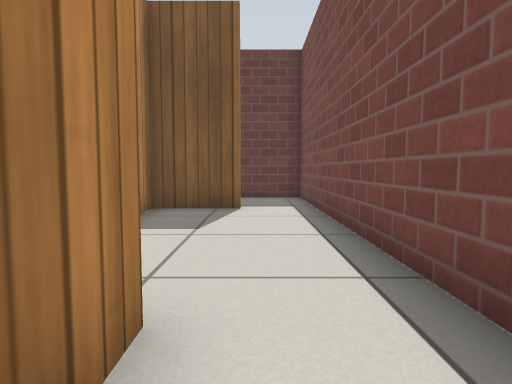
[1] (above)

15 first-person views from a walk through a world built for the Gazebo simulator. The camera is 0.5 m above the floor, tilts 4° down and sees 75° across. The floor is counted in squares, 0.5 m on a side. Each view is taken from the middle of a square. On the plan, view 1 faces up. The plan holds only what a view shows up to about 12 squares ahead; the rest is blank. Simple patterns stand in for the simulator's built-in surfaces.

[2]
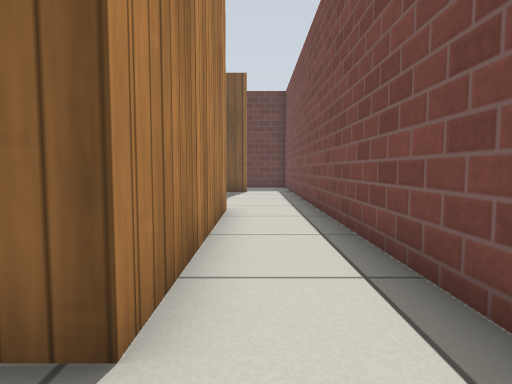

[3]
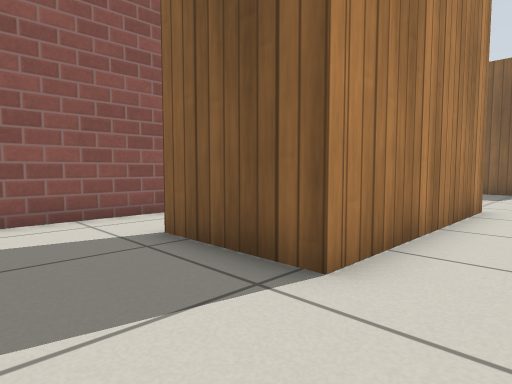

[4]
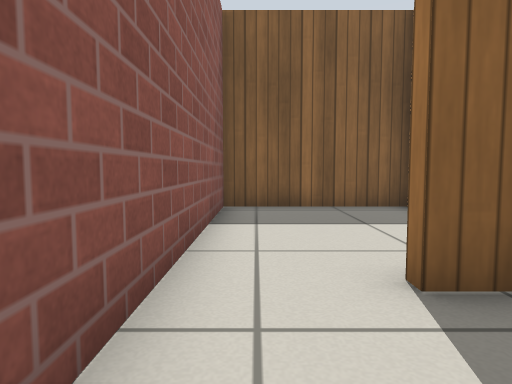

[5]
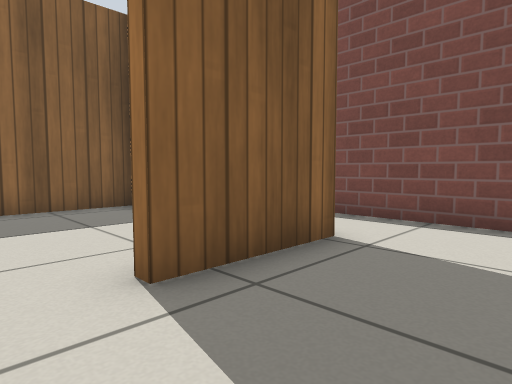

[6]
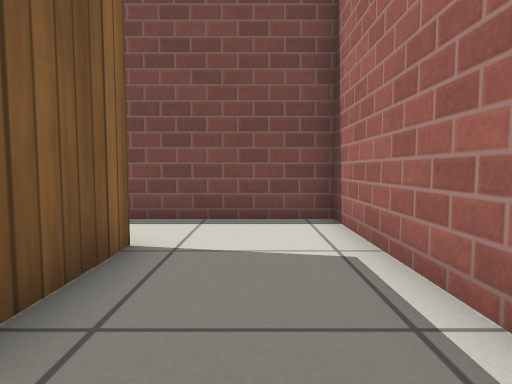

[7]
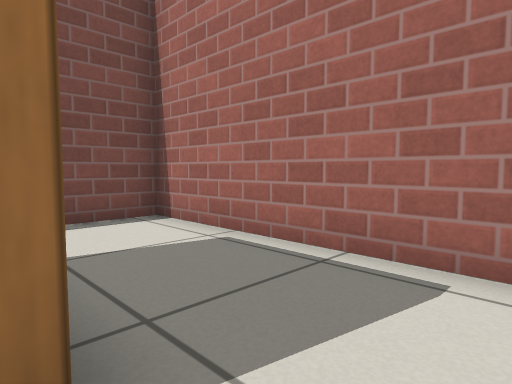

[8]
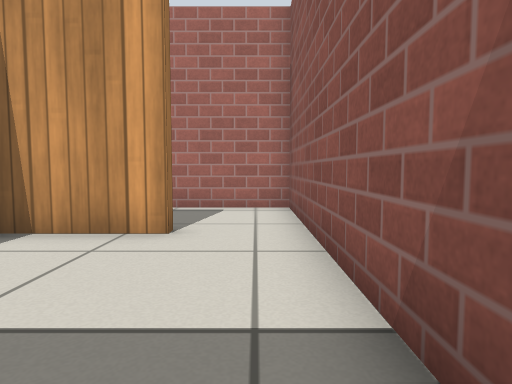

[9]
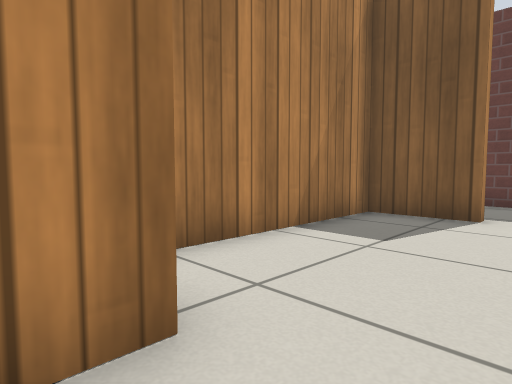

[10]
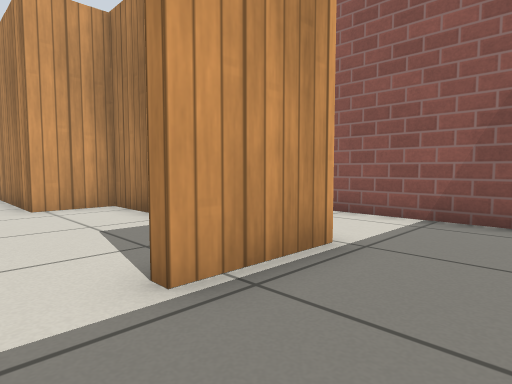

[11]
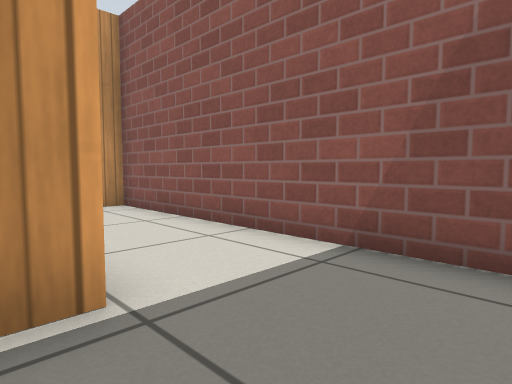

[12]
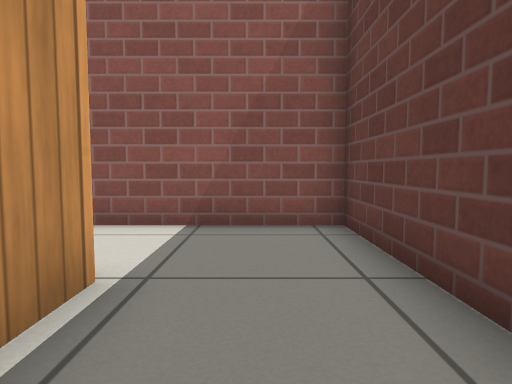

[13]
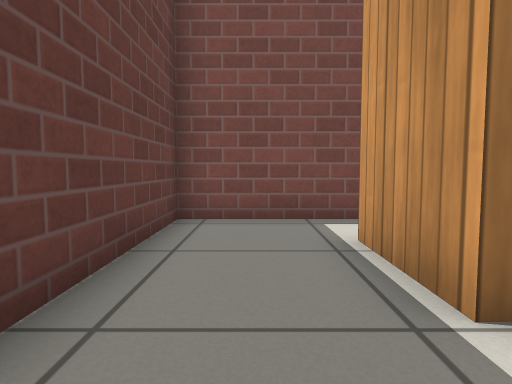

[14]
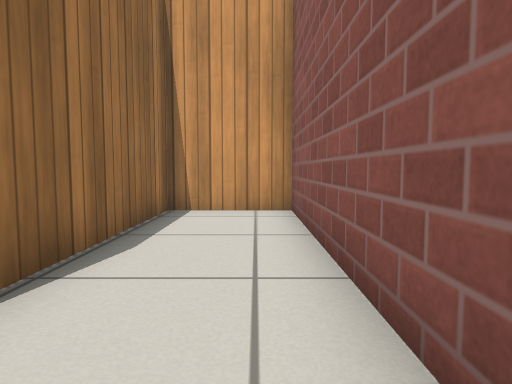

[15]
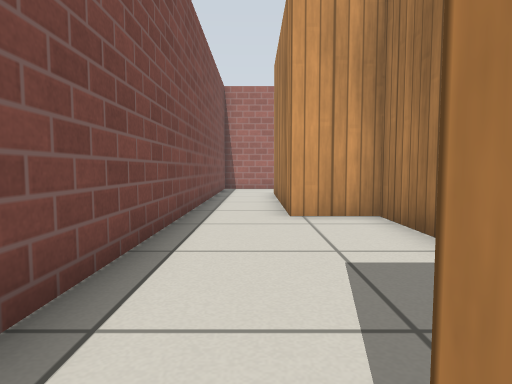

### Floor plan
Points are (right, up) in squares from view 1. A wall is a line through its corners. A room is listed if a view was taken in it or the views show most of it. See-through windows are left out.
Room 1 (views 1, 2, 3, 4, 5, 6, 9)
walls: (-5.9, -4.4) (-5.9, -7.6) (1.5, -7.6) (1.5, 7.6); (-0.4, 8.3) (-2.6, 8.3) (-2.6, 2) (-0.7, 2) (-0.7, -4.4) (-3.8, -4.4)
ways out: opening at (-4.5, -4) to room 2; opening at (0.5, 8) to room 3
Room 2 (views 7, 8)
walls: (-3.8, -4.1) (-1, -4.1); (-1, 1.7) (-5.9, 1.7) (-5.9, -4.4)
ways out: opening at (-4.5, -4) to room 1
Room 3 (views 10, 11, 12, 13, 14, 15)
walls: (1.5, 7.6) (1.5, 11.6) (-5.9, 11.6) (-5.9, 2) (-2.9, 2) (-2.9, 8.6) (-0.4, 8.6)
ways out: opening at (0.5, 8) to room 1

Where each view was taken, in squares from view 1:
view 1: 0 up, 0 right, facing up
view 2: 6 down, 0 right, facing up
view 3: 7 down, 1 right, facing up-left
view 4: 7 down, 5 left, facing up
view 5: 7 down, 5 left, facing up-right
view 6: 6 down, 5 left, facing right
view 7: 4 down, 5 left, facing down-right
view 8: 1 up, 5 left, facing down
view 9: 1 up, 1 right, facing up-left
view 10: 11 up, 1 right, facing down-left
view 11: 11 up, 2 left, facing down-left
view 12: 10 up, 0 right, facing left
view 13: 10 up, 5 left, facing right
view 14: 10 up, 5 left, facing down
view 15: 9 up, 0 right, facing down
